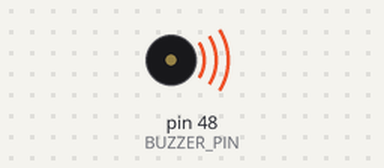
Bench run of a sketch on a simulated Arduino Mega 2560, built with avr-gcc and run on an emulated ATmega2560. Parts: buzzer (waves = sounding).

Above: at 0.1 s.
At 62.4 s:
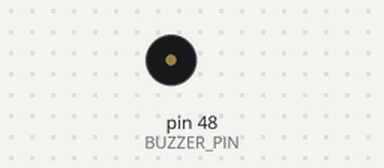
Timing chart, 0 to 63.9 s (numbered marks = the images above):
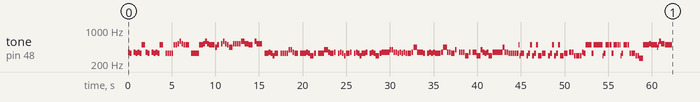

The sketch:

MusicBuzzer_Manifesto.ino
```cpp
/*
  PROJE: Müzik/Buzzer Müzisyeni
  AÇIKLAMA: Arduino üzerinde pasif buzzer kullanarak müzik çalma
  Yapıştırılan nota tablosu kullanarak 'Manifesto' şarkısını çalar
  KULLANILAN BILEŞENLER: Pasif buzzer
  NOTLAR: Buzzer PIN 48'e bağlıdır
*/

// KTS / Manifest
// Arduino passive buzzer code
// Based on the uploaded sheet music on page 1

#define BUZZER_PIN 48
#define REST 0

// Notes
#define NOTE_C4  262
#define NOTE_D4  294
#define NOTE_E4  330
#define NOTE_F4  349
#define NOTE_G4  392
#define NOTE_A4  440
#define NOTE_B4  494
#define NOTE_C5  523
#define NOTE_D5  587
#define NOTE_E5  659

// Tempo
int tempo = 132;

// duration divider:
// 4 = quarter, 8 = eighth, 2 = half
int melody[] = {
  // Intro
  NOTE_F4, NOTE_E4, REST,
  NOTE_F4, NOTE_E4, NOTE_F4, NOTE_E4, NOTE_B4,
  NOTE_F4, NOTE_E4, REST,
  NOTE_F4, NOTE_E4, NOTE_F4, NOTE_E4, NOTE_B4,

  // Repeat-like phrase
  REST,
  NOTE_E4, NOTE_E4, NOTE_E4, NOTE_E4,
  NOTE_B4, NOTE_B4,
  NOTE_C5, NOTE_D5, NOTE_C5, NOTE_B4, NOTE_B4,

  REST,
  NOTE_E4, NOTE_E4, NOTE_E4, NOTE_E4,
  NOTE_B4, NOTE_B4,
  NOTE_C5, NOTE_D5, NOTE_C5, NOTE_B4, NOTE_B4,

  // "Ama yok inatla..."
  NOTE_A4, NOTE_B4,
  REST,
  NOTE_C5, NOTE_D5, NOTE_C5, NOTE_B4, NOTE_A4,
  NOTE_C5, NOTE_C5, NOTE_C5, NOTE_C5, NOTE_D5,
  NOTE_C5, NOTE_C5, NOTE_B4,
  REST,
  NOTE_D5, NOTE_C5, NOTE_C5,

  // "Hiç elimde yok..."
  REST,
  NOTE_E4, NOTE_E4, NOTE_F4, NOTE_E4, NOTE_D4, NOTE_E4,
  REST,
  NOTE_E4, NOTE_E4, NOTE_E4, NOTE_E4,
  NOTE_G4, NOTE_G4, NOTE_F4, NOTE_E4,

  REST,
  NOTE_E4, NOTE_E4, NOTE_E4, NOTE_F4, NOTE_E4, NOTE_D4, NOTE_E4,

  // "Bu kalp yerinde durmuyor..."
  REST,
  NOTE_E4, NOTE_E4, NOTE_E4,
  NOTE_G4, NOTE_G4, NOTE_F4, NOTE_E4, NOTE_F4,

  REST,
  NOTE_E4, NOTE_F4, NOTE_E4, NOTE_D4, NOTE_E4, NOTE_F4,

  REST,
  NOTE_E4, NOTE_F4, NOTE_E4, NOTE_D4, NOTE_E4, NOTE_F4,

  REST,
  NOTE_E4, NOTE_F4, NOTE_E4, NOTE_D4, NOTE_E4,

  // "Bonnie'm Clyde..."
  NOTE_F4, NOTE_F4, NOTE_F4, NOTE_F4,
  NOTE_G4, NOTE_G4,
  NOTE_F4, NOTE_F4,
  NOTE_E4, NOTE_F4, NOTE_E4, NOTE_F4, NOTE_E4, NOTE_E4, NOTE_F4,

  // "Son düştüm..."
  NOTE_A4, NOTE_A4, NOTE_F4, NOTE_F4, NOTE_E4,

  REST,
  NOTE_E4, NOTE_F4, NOTE_E4, NOTE_F4, NOTE_E4, NOTE_E4, NOTE_F4,

  // "Sor ma ne haldeyim..."
  NOTE_A4, NOTE_A4, NOTE_F4, NOTE_F4, NOTE_E4, NOTE_G4,
  REST,
  NOTE_F4, NOTE_F4, NOTE_F4, NOTE_D4, NOTE_F4,
  REST,
  NOTE_F4, NOTE_F4, NOTE_D4, NOTE_G4,

  // Ending-ish phrase
  NOTE_F4, NOTE_E4, NOTE_F4, NOTE_D4, NOTE_F4,
  NOTE_F4, NOTE_F4, NOTE_F4, NOTE_F4, NOTE_A4,
  NOTE_F4, NOTE_F4,

  NOTE_E4, NOTE_E4,
  NOTE_E4, NOTE_E4, NOTE_E4, NOTE_E4, NOTE_B4, NOTE_D4, NOTE_E4,
  REST,

  NOTE_D4, NOTE_E4, NOTE_B4,
  NOTE_D4, NOTE_E4, NOTE_B4,
  NOTE_D4, NOTE_E4,
  REST,

  NOTE_D4, NOTE_E4, NOTE_B4,
  NOTE_D4, NOTE_E4, NOTE_B4,
  NOTE_D4, NOTE_E4,
  REST,

  NOTE_F4, NOTE_F4, NOTE_F4, NOTE_D4,
  NOTE_D4, NOTE_D4, NOTE_F4,
  NOTE_E4, NOTE_B4, NOTE_B4,

  NOTE_E4, NOTE_B4, NOTE_B4, NOTE_B4,
  NOTE_B4, NOTE_B4, NOTE_D4, NOTE_E4, NOTE_B4, NOTE_B4,

  NOTE_E4, NOTE_B4, NOTE_B4, NOTE_B4,
  NOTE_B4, NOTE_D4, NOTE_E4, NOTE_B4, NOTE_B4,

  // Final
  NOTE_E4, NOTE_E4, NOTE_D4,
  NOTE_D4, NOTE_C4, NOTE_C4,
  NOTE_B4, NOTE_B4, NOTE_C5,
  NOTE_B4, NOTE_B4, NOTE_B4,
  NOTE_A4, NOTE_B4, NOTE_D5, NOTE_C5, NOTE_B4, NOTE_B4
};

int durations[] = {
  // Intro
  8, 8, 8,
  8, 8, 8, 8, 4,
  8, 8, 8,
  8, 8, 8, 8, 4,

  8,
  8, 8, 8, 8,
  8, 8,
  8, 8, 8, 8, 4,

  8,
  8, 8, 8, 8,
  8, 8,
  8, 8, 8, 8, 4,

  8, 8,
  8,
  8, 8, 8, 8, 4,
  8, 8, 8, 8, 4,
  8, 8, 4,
  8,
  8, 8, 4,

  8,
  8, 8, 8, 8, 8, 4,
  8,
  8, 8, 8, 8,
  8, 8, 8, 4,

  8,
  8, 8, 8, 8, 8, 4,

  8,
  8, 8, 8,
  8, 8, 8, 8, 4,

  8,
  8, 8, 8, 8, 8, 4,

  8,
  8, 8, 8, 8, 8, 4,

  8,
  8, 8, 8, 8, 4,

  8, 8, 8, 8,
  8, 8,
  8, 8,
  8, 8, 8, 8, 8, 8, 4,

  8, 8, 8, 8, 4,

  8,
  8, 8, 8, 8, 8, 8, 4,

  8, 8, 8, 8, 8, 4,
  8,
  8, 8, 8, 8, 4,
  8,
  8, 8, 8, 4,

  8, 8, 8, 8, 4,
  8, 8, 8, 8, 8,
  8, 8,

  8, 8,
  8, 8, 8, 16, 16, 16, 16,
  4,

  8, 8, 8,
  8, 8, 8,
  8, 4,
  4,

  8, 8, 8,
  8, 8, 8,
  8, 4,
  4,

  16, 16, 8, 8,
  8, 4, 8,
  8, 8, 4,

  8, 8, 8, 8,
  8, 8, 16, 16, 8, 4,

  8, 8, 8, 8,
  8, 16, 16, 8, 4,

  8, 8, 4,
  8, 8, 8,
  8, 8, 4,
  8, 8, 8,
  8, 16, 16, 8, 4, 2
};

void playSong() {
  int wholenote = (60000 * 4) / tempo;

  int notes = sizeof(melody) / sizeof(melody[0]);

  for (int i = 0; i < notes; i++) {
    int divider = durations[i];
    int noteDuration = wholenote / divider;

    if (melody[i] == REST) {
      noTone(BUZZER_PIN);
    } else {
      tone(BUZZER_PIN, melody[i], noteDuration * 0.9);
    }

    delay(noteDuration);
    noTone(BUZZER_PIN);
  }
}

void setup() {
  playSong();
}

void loop() {
  // Sürekli tekrar etsin istiyorsan:
  // playSong();
  // delay(1000);
}
```
